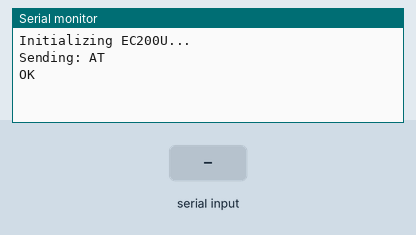
Bench run of a sketch on a simulated Arduino Uno, built with avr-gcc and run on an emulated ATmega328P. Parts: the last lines printed to the serial monitor. Inputs (shaded band) come from the test bench. The modem accepts every AT command (registered, SIM ready, sends succeed) and sends nothing else.

Above: at 5.8 s.
5.9 s: "1" received over the second serial link
7.5 s: "0" received over the second serial link
At 7.9 s:
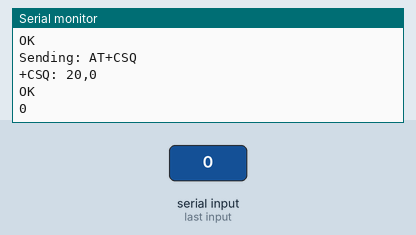
9.5 s: "2" received over the second serial link
At 9.9 s:
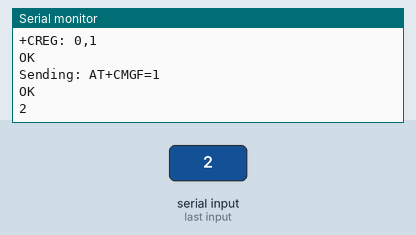

The sketch:

AT_command_call_message.ino
```cpp
#include <SoftwareSerial.h>

#define RX_PIN 2  // EC200U TX
#define TX_PIN 3  // EC200U RX

SoftwareSerial ec200u(RX_PIN, TX_PIN);

void setup() {
  Serial.begin(115200);
  ec200u.begin(115200);
  delay(5000);

  Serial.println("Initializing EC200U...");

  sendCommand("AT");
  sendCommand("ATI");
  sendCommand("AT+CSQ");
  sendCommand("AT+CREG?");
  sendCommand("AT+CMGF=1");

  sendSMS("+919101050885", "Hello, I am Bishwajit!");
  delay(5000);
  makeCall("+919101050885");
}

void loop() {
}

void sendSMS(String phoneNumber, String message) {
  Serial.println("Sending SMS...");

  ec200u.print("AT+CMGS=\"");
  ec200u.print(phoneNumber);
  ec200u.println("\"");

  waitForResponse(2000);  // Wait for prompt

  ec200u.print(message);
  waitForResponse(500);

  ec200u.write(26);  // CTRL+Z to send SMS
  Serial.println("SMS Sent!");
}

void makeCall(String phoneNumber) {
  Serial.println("Making a call...");
  ec200u.print("ATD");
  ec200u.print(phoneNumber);
  ec200u.println(";" ); // Semicolon is required for voice call
  waitForResponse(5000);
}

void sendCommand(String command) {
  Serial.print("Sending: ");
  Serial.println(command);

  while (ec200u.available()) ec200u.read();  // Clear buffer

  ec200u.println(command);
  waitForResponse(1000);
}

void waitForResponse(unsigned long timeout) {
  unsigned long start = millis();
  while (millis() - start < timeout) {
    while (ec200u.available()) {
      Serial.write(ec200u.read());
    }
  }
  Serial.println();
}
```

Measured:
- after the input at 7.5 s, the serial monitor: prints a new line at once (image 1)
- after the input at 9.5 s, the serial monitor: prints a new line at once (image 2)
